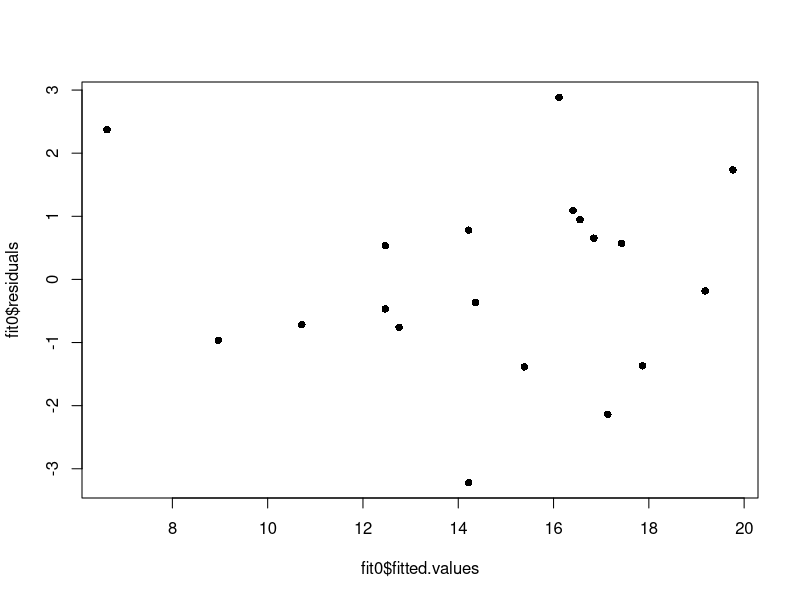
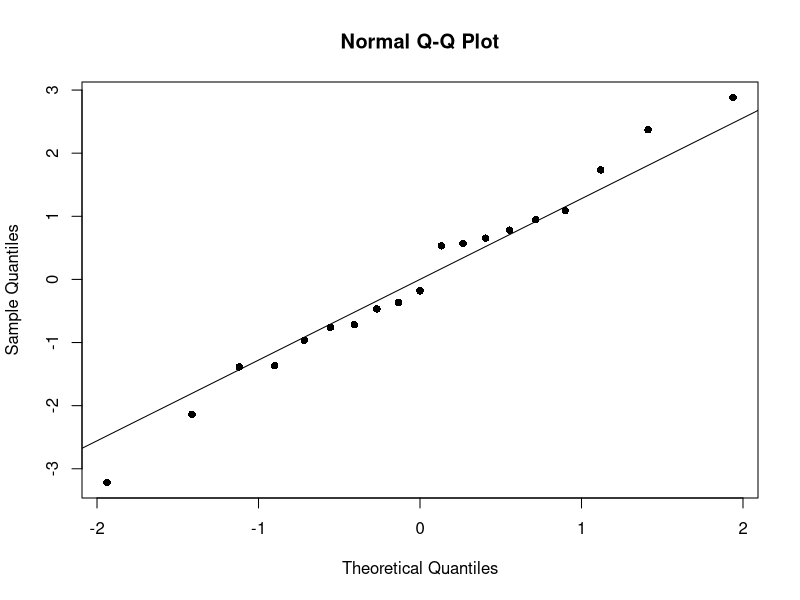
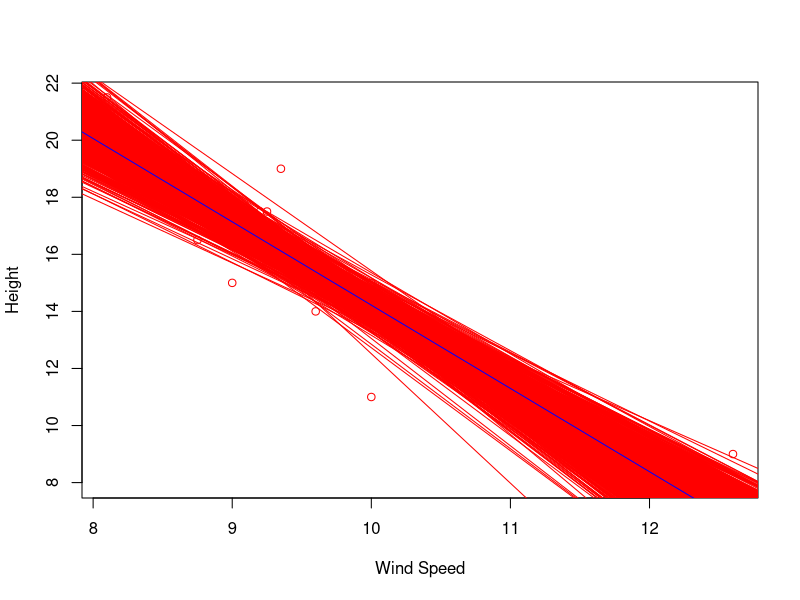
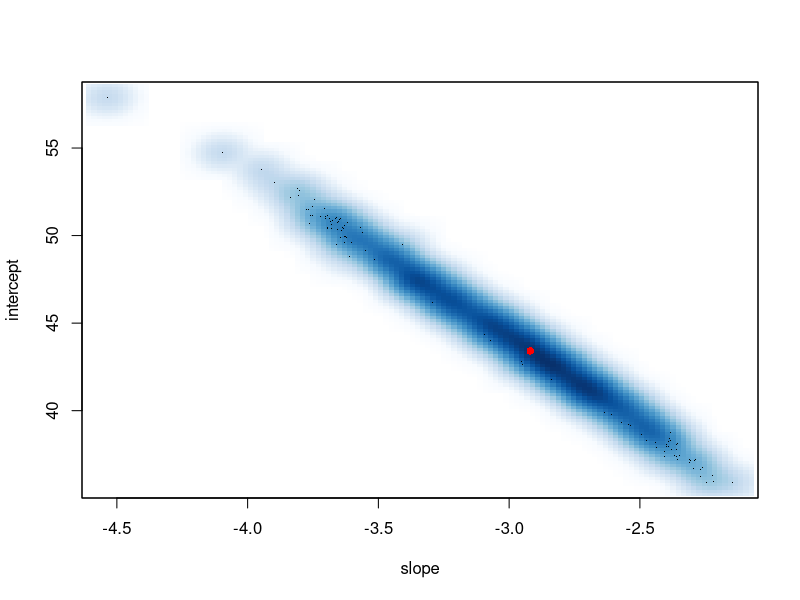
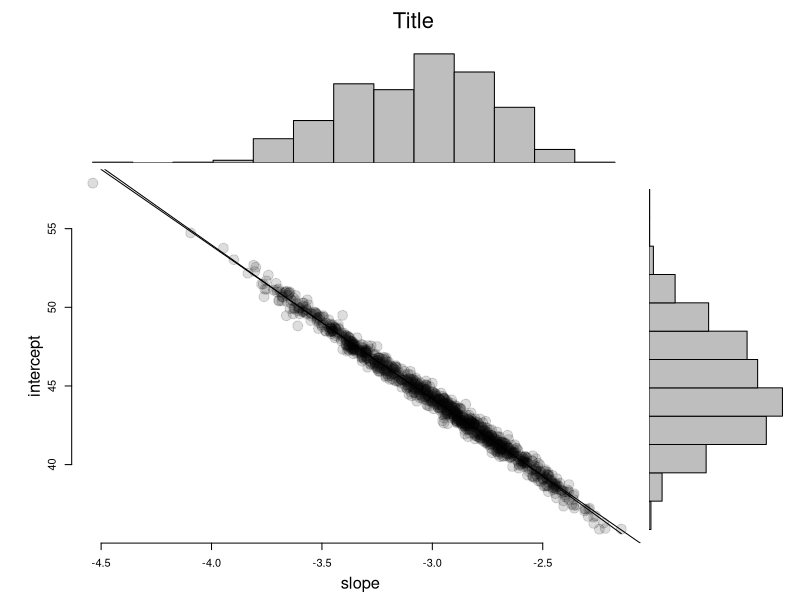

These figures' R source, in order:
mydata <- read.csv("height-wind.csv", head=T, sep=",")
height <- mydata$Height
windsp <- mydata$Wind.speed
fit0 <- lm(height ~ windsp)
plot(fit0$fitted.values,fit0$residuals,pch=16)
qqnorm(fit0$residuals,pch=16)
qqline(fit0$residuals)
print(summary(fit0))
plot(windsp,height, xlab="Wind Speed", ylab="Height", col="red")
n <- length(height)
Nreps <- 1000
xbs <- vector() ; ybs <- vector()
for (j in 1:Nreps) {
  ranindx <- sample(1:n, n, replace=T)
  x <- vector() ; y <- vector()
  for (i in ranindx) {
    x <- append(x,windsp[i]) #dependent variable
    y <- append(y,height[i])    #independent variable
  }
  fit <- lm(y ~ x)
  ybs <- append(ybs,fit$coefficients[[1]])  #intercept
  xbs <- append(xbs,fit$coefficients[[2]])  #slope 
  abline(fit, col="red")
}
abline(fit0, col="blue")
cat("CI for the intercept: ", quantile(ybs, c(0.025,0.975)), '\n')
cat("CI for the slope    : ", quantile(xbs, c(0.025,0.975)))
#plot(xbs,ybs)
smoothScatter(xbs,ybs, xlab="slope", ylab="intercept")
points(x=fit0$coefficients[[2]], y=fit0$coefficients[[1]], pch=16, col="red")

scatterhist <- function(x, y, xlab = "", ylab = "", plottitle="", 
                        xsize=1, cleanup=TRUE,...){
  # save the old graphics settings-- they may be needed
  def.par <- par(no.readonly = TRUE)
  
  zones <- matrix(c(1,1,1, 0,5,0, 2,6,4, 0,3,0), ncol = 3, byrow = TRUE)
  layout(zones, widths=c(0.3,4,1), heights = c(1,3,10,.75))
  
  # tuning to plot histograms nicely
  xhist <- hist(x, plot = FALSE)
  yhist <- hist(y, plot = FALSE)
  top <- max(c(xhist$counts, yhist$counts))
  
  # for all three titles: 
  #   drop the axis titles and omit boxes, set up margins
  par(xaxt="n", yaxt="n",bty="n",  mar = c(.3,2,.3,0) +.05)
  # fig 1 from the layout
  plot(x=1,y=1,type="n",ylim=c(-1,1), xlim=c(-1,1))
  text(0,0,paste(plottitle), cex=2)
  # fig 2
  plot(x=1,y=1,type="n",ylim=c(-1,1), xlim=c(-1,1))
  text(0,0,paste(ylab), cex=1.5, srt=90)
  # fig 3
  plot(x=1,y=1,type="n",ylim=c(-1,1), xlim=c(-1,1))
  text(0,0,paste(xlab), cex=1.5)
  
  # fig 4, the first histogram, needs different margins
  # no margin on the left
  par(mar = c(2,0,1,1))
  barplot(yhist$counts, axes = FALSE, xlim = c(0, top),
          space = 0, horiz = TRUE)
  # fig 5, other histogram needs no margin on the bottom
  par(mar = c(0,2,1,1))
  barplot(xhist$counts, axes = FALSE, ylim = c(0, top), space = 0)
  # fig 6, finally, the scatterplot-- needs regular axes, different margins
  par(mar = c(2,2,.5,.5), xaxt="s", yaxt="s", bty="n")
  # this color allows traparency & overplotting-- useful if a lot of points
  plot(x, y , pch=19, col="#00000022", cex=xsize, ...)
  
  # reset the graphics, if desired 
  if(cleanup) {par(def.par)}
}

scatterhist(xbs, ybs, xlab="slope", ylab="intercept",   
            "Title", xsize =2, cleanup=FALSE)
abline(lm(ybs~xbs))
lines(lowess(xbs,ybs))
#hist(xbs)
#hist(ybs)
